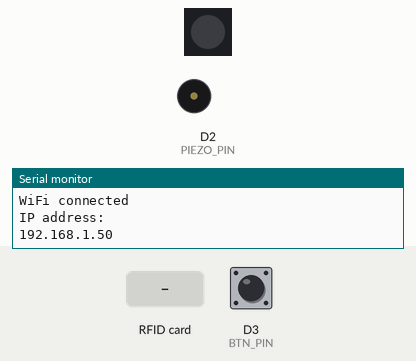
Simulated run of this sketch. Board: ESP8266 (Wemos D1 mini). On the bench: 1 RGB LEDs in strip order, left to right, buzzer (waves = sounding), the last lines printed to the serial monitor. The test bench sets the inputs (shaded band); at power-on: D3 (BTN_PIN) HIGH. Dim RGB values are drawn brighter than linear; WiFi joins after 1.5 s; servers stay silent unless stated; uploads are accepted with an empty reply; not simulated (calls return 0 or success): private_credentials.h.

Above: at 10.3 s.
10.4 s: RFID card 5E 7A 19 C4 held to the reader
At 10.52 s:
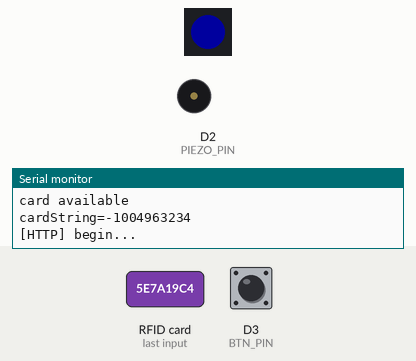
At 11.4 s:
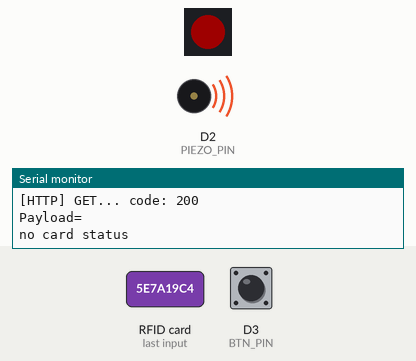
13.1 s: D3 (BTN_PIN) pulled LOW for 0.15 s
At 13.8 s:
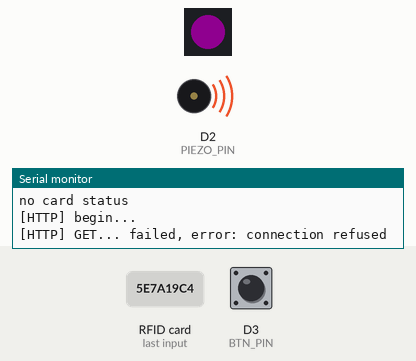
Timing chart, 0 to 16.1 s (numbered marks = the images above; inputs shaded):
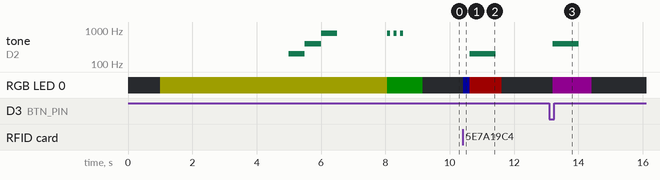

Measured:
- after the input at 10.4 s, tone on D2 (PIEZO_PIN): silent → 200 Hz after 0.22 s, → silent 0.80 s later; RGB LED 0: off → RGB(0, 0, 30) at once, → RGB(30, 0, 0) 0.20 s later, → off 1.0 s later
- after the input at 13.1 s, tone on D2 (PIEZO_PIN): silent → 400 Hz after 0.11 s, → silent 0.80 s later; RGB LED 0: off → RGB(15, 0, 15) after 0.11 s, → off 1.2 s later

The sketch:

RFIDHttpClient.ino
```cpp
/**
 * Using Wemos D1 Mini.
 *
 * RFID reader with http client and color LED indicator.
 * Read RFID if available, GET response from Badge Server on Pi.
 * Set LED/buzzer if access is granted/denied.
 * Service CALL button by hitting some http endpoint. lockout button for 20 secs or so.
 *
 * NOTE: gpio2(D4), gpio0(D3) have external 10k pull-up resistors (used in programming)
 * We can pull down with 'call' button and check for LOW condition.
 * This can be useful to implement a 'Guest Call' button on the reader box.
 *
 * these are not good pins to use for serial bus I/O, since they have the pullup resistor.
 * but they are fine for general signalling, or taking advantage of the pullup (like SPI reset line)
 */

#ifdef ESP8266
extern "C" {
#include "user_interface.h"
}
#endif


// Set DEBUG to 1 for lots of lovely debug output
#define DEBUG  1

// Debug directives
#if DEBUG
#   define DBG_PRINT(...)    Serial.print(__VA_ARGS__)
#   define DBG_PRINTLN(...)  Serial.println(__VA_ARGS__)
#else
#   define DBG_PRINT(...)
#   define DBG_PRINTLN(...)
#endif


#include <Arduino.h>
#include <ESP8266WiFi.h>
#include <ESP8266WiFiMulti.h>
#include <ESP8266HTTPClient.h>
#include "FastLED.h"

#include "private_credentials.h"
//const char* ssid = "the_ssid";
//const char* wpakey = "the_password";

//For more logging to Serial output
//#define DEBUG

#define PIEZO_PIN  D2 // attach piezo element to D2 and GND to hear good/bad tones.

#define PIEZO_TONE_GOOD  800
#define PIEZO_TONE_CALL  400
#define PIEZO_TONE_BAD   200


#define BADGE_URL  "http://172.31.0.1:8081/device/check?badge_id="
#define CALL_URL  "http://172.31.0.1:8081/call"
//#define BADGE_URL  "http://192.168.1.2:8081/device/check?badge_id="
//#define CALL_URL  "http://192.168.1.2:8081/call"

// vars....
ESP8266WiFiMulti WiFiMulti;
char cardBuff[60]; // buffer for RFID value (string of 4 hex bytes, plus spaces)

// #############################################################################
void setup() {

  // on startup, reconnect wifi.
  delay(500);
  WiFi.mode(WIFI_STA);
  WiFi.disconnect();
  delay(500);

  Serial.begin(115200);
  while (!Serial) ;
  // USE_SERIAL.setDebugOutput(true);
  DBG_PRINTLN();
  //USE_SERIAL.print(F("system_get_chip_id(): 0x"));
  //USE_SERIAL.println(system_get_chip_id(), HEX);

  // just use cardBuff once to show MAC H/W address
  sprintf(cardBuff, "MAC %06X.", ESP.getChipId());
  DBG_PRINTLN(cardBuff);

  // 'call' button for doorbell, use internal pull-up resistor (active low)
  SetupButton();

  SetupLED();

  for (uint8_t t = 4; t > 0; t--) {
    DBG_PRINT( "[SETUP] WAIT %d..." );
    DBG_PRINTLN( t);
    Serial.flush();
    delay(1000);
  }

  // set piezo tone output, play bad,good tones for speaker test.
  pinMode(PIEZO_PIN, OUTPUT);
  tone(PIEZO_PIN, PIEZO_TONE_BAD, 500);
  delay(500);
  tone(PIEZO_PIN, PIEZO_TONE_CALL, 500);
  delay(500);
  tone(PIEZO_PIN, PIEZO_TONE_GOOD, 500);
  delay(500);
  digitalWrite(PIEZO_PIN, LOW);


  SetupRFID();

  WiFiMulti.addAP(ssid, wpakey);

  TryWifi();

}

// #############################################################################
// connect to access point on Raspi.
// flash RED if cannot connect.
void TryWifi() {

  while ((WiFiMulti.run() != WL_CONNECTED)) {
    ShowLED(CRGB::Red); // flashing RED while trying to connect to wifi
    delay(500);
    ShowLED(CRGB::Black);
    delay(500);
  }
  // turn of LED, output IP address to Serial tty.
  ShowLED(CRGB::Black);
  Serial.println(F("WiFi connected"));
  Serial.println(F("IP address: "));
  Serial.println(WiFi.localIP());
  ShowLED(CRGB::Green); // flash green after getting IP address.
  // play 'good' 3 times on success wifi connect.
  tone(PIEZO_PIN, PIEZO_TONE_GOOD, 100);
  delay(200);
  tone(PIEZO_PIN, PIEZO_TONE_GOOD, 100);
  delay(200);
  tone(PIEZO_PIN, PIEZO_TONE_GOOD, 100);
  delay(200);
  // delay a little longer after 'good' tones, then go black.
  delay(500);
  ShowLED(CRGB::Black);
}


bool sendURL(String url) {

  HTTPClient http;
  bool ret = false;

  if ((WiFiMulti.run() != WL_CONNECTED)) {
    DBG_PRINT( F("[sendURL] no connection") );
    return false;
  }


  DBG_PRINTLN(F("[HTTP] begin..."));
  // configure traged server and url
  //http.begin("https://192.168.1.12/test.html", "7a 9c f4 db 40 d3 62 5a 6e 21 bc 5c cc 66 c8 3e a1 45 59 38"); //HTTPS

  http.begin(url); //HTTP

  //USE_SERIAL.print("[HTTP] GET...\n");
  // start connection and send HTTP header
  int httpCode = http.GET();

  // httpCode will be negative on error
  if (httpCode > 0) {
    // HTTP header has been send and Server response header has been handled
    DBG_PRINT("[HTTP] GET... code: ");
    DBG_PRINTLN(httpCode);

    // file found at server
    if (httpCode == HTTP_CODE_OK) {
      String payload = http.getString();
      DBG_PRINT(F("Payload="));
      DBG_PRINTLN(payload);

      if (payload.startsWith("ACCESS")) {
        ret = true;
        DBG_PRINTLN(F("Card Accepted"));
      } else if (payload.startsWith("DENY")) {
        DBG_PRINTLN(F("Card Denied"));
      } else {
        DBG_PRINTLN(F("no card status"));
      }

    } else {
#ifdef DEBUG
      DBG_PRINTLN("NOT OK");
#endif
    }
  } else {
#ifdef DEBUG
    DBG_PRINT( "[HTTP] GET... failed, error: ");
    DBG_PRINTLN( HTTPClient::errorToString(httpCode).c_str());
#endif
  }
  http.end();
  return ret;
}


// #############################################################################
// try a card id with the Auth Server.
// Handle result: LED indicator, buzzer.
bool TryCard(String cid) {
  bool accepted =  false;

  if ((WiFiMulti.run() == WL_CONNECTED)) {
    String url = BADGE_URL + cid ;
    accepted =  sendURL(url);
  } else {
    DBG_PRINT( F("[HTTP] auth error") );
  }

  return accepted;
}


// #############################################################################
// Main event loop
void loop() {

  if ( CardAvailable() ) {
    ShowLED(CRGB::Blue);
    yield();

    // if RFID card present, read it. Else, keep looping.
    ScanCard(cardBuff);
    yield();
    String cardString(cardBuff);
    DBG_PRINT(F("cardString="));
    DBG_PRINTLN(cardString);

    if ( TryCard(cardString) ) {
      ShowLED(CRGB::Green);
      yield();
      tone(PIEZO_PIN, PIEZO_TONE_GOOD, 800);
      delay(1000);
      digitalWrite(PIEZO_PIN, LOW);
    } else {
      ShowLED(CRGB::Red);
      yield();
      tone(PIEZO_PIN, PIEZO_TONE_BAD, 800);
      delay(1000);
      digitalWrite(PIEZO_PIN, LOW);
    }
    ShowLED(CRGB::Black);
    delay(500);

  } // if CardAvailable()
  yield();


  if ( TryButton() ) {
    //ShowLED(CRGB::Green);
    ShowLED(CRGB::Purple);
    yield();
    tone(PIEZO_PIN, PIEZO_TONE_CALL, 800);
    SendButton();
    delay(1000);
    yield();
    digitalWrite(PIEZO_PIN, LOW);
    ShowLED(CRGB::Black);
    //delay(1000);
  }


}
```

RFIDButton.ino
```cpp
// 'call' button for doorbell, use internal pull-up resistor (active low)

// NOTE: gpio2(D4), gpio0(D3) have external 10k pull-up resistors (used in programming)
// We can pull down with 'call' button and check for LOW condition.
// This can be useful to implement a 'Guest Call' button on the reader box.

#define BTN_PIN    D3  // button pin here, tie putton to this pin and GND. Add 100nF across button to help debounce.

#define BTN_PRESS_COUNT    5 // loop count for debounce. Must hold button for about 1/3 second to ring.

#define BTN_LOCKOUT_COUNT  800 // count required until btn is serviced again (lockout after call)
// lockout will help prevent repeating alarms if button held down or pressed repeatedly.
// count  800:  approx 20 secs


int btnCount; // debounce counter, while btn pressed (LOW)
int btnLockout; // lockout counter, after successful call.

void SetupButton() {
  pinMode(BTN_PIN, INPUT_PULLUP);
  btnCount = btnLockout = 0;
}

// #############################################################################
// try read 'call' button, if presed then send to CALL_URL.
//
bool TryButton() {

  // check if lockout from last call.
  if (btnLockout > 0) {
    btnLockout--;
    return false;
  }

  // active low button, LOW when pressed.
  if ( digitalRead(BTN_PIN) == HIGH) {
    btnCount = 0;
    return false;
  }

  if ( digitalRead(BTN_PIN) == LOW) {
    if (++btnCount < BTN_PRESS_COUNT) {
      return false;
    }
  }

  btnLockout = BTN_LOCKOUT_COUNT;
  return true;
}

void SendButton() {

  if ((WiFiMulti.run() == WL_CONNECTED)) {
    String url = CALL_URL ;
    sendURL(url);
  } else {
    DBG_PRINT( F("[HTTP] call error") );
  }

}
```

RFIDNeoPixel.ino
```cpp
// Reader Indicator uses one WS2812 (NeoPixel)
//
// Yellow when starting up, flash red when no WiFi
// Green = accepted ; Red = Denied


#define NUM_LEDS   1
#define DATA_PIN   D1 // WS2812B led data output on D1/gpio5

// vars....
CRGB leds[NUM_LEDS];


// set LED color
void ShowLED(CRGB color) {
  fill_solid(leds, NUM_LEDS, color);
  FastLED.show();
  //delay(2000);
}


// call from Setup()
void SetupLED() {
  Serial.println("lights start");
  FastLED.addLeds<NEOPIXEL, DATA_PIN>(leds, NUM_LEDS);
  //LEDS.setBrightness(10); // turn down brightness for indoor testing.
  LEDS.setBrightness(30);
  ShowLED(CRGB::Yellow);

}
```

RFIDReader.ino
```cpp
/**
   RFID reader is Mifare Reader RC522
   returns 4 byte unique id
   use SPI to read card.
*/

#include <SPI.h>
#include <MFRC522.h>  // v 1.2.0

// SS, MOSI, MISO, SCK (gpio15, gpio13, gpio12, gpio14)
// wemos mini: SS=D8, MOSI=D7, MISO=D6, SCK=D5
// There are specific pins for SCK, MISO, MOSI, SS.  Use any pin for RST
#define SS_PIN   D8
#define RST_PIN  D4 // we use D4/gpio2 (has external 10k pull-up resistor)

// NOTE: gpio2(D4), gpio0(D3) have external 10k pull-up resistors (used in programming)
// We can pull down with 'call' button and check for LOW condition.
// This can be useful to implement a 'Guest Call' button on the reader box.
//
// these are not good pins to use for serial bus I/O, since they have the pullup resistor.
// but they are fine for general signalling, or taking advantage of the pullup (like SPI reset line)

// vars....
MFRC522 rfid(SS_PIN, RST_PIN);
// Not using key yet...  MFRC522::MIFARE_Key key;


void SetupRFID() {
  DBG_PRINTLN("spi start");
  SPI.begin();
  rfid.PCD_Init();
}


// #############################################################################
// return true if card available to scan
bool CardAvailable() {
  if ( ! rfid.PICC_IsNewCardPresent()) {
    //Serial.println("card not present");
    return false;
  }
  Serial.println("card present");

  if ( ! rfid.PICC_ReadCardSerial()) {
    Serial.println("card not read");
    return false;
  }
  DBG_PRINTLN("card available");
  return true;
}


// #############################################################################
// scan card from rfid reader into 'rfid' struct, must be already present
bool ScanCard(char* cardbuf) {
  // convert 4-byte binary into unsigned int.
  uint32_t ui = (rfid.uid.uidByte[3] << 24) + (rfid.uid.uidByte[2] << 16) + (rfid.uid.uidByte[1] << 8) + (rfid.uid.uidByte[0]);
  sprintf(cardbuf, "%010i", ui); // format zero-padded for 10 digits

  // reset RFID, to fix glitch/hang.
  rfid.PICC_HaltA();
  rfid.PCD_StopCrypto1();
  // mfr522 cards should be 4 bytes
  if (rfid.uid.size != 4)  {
    Serial.println("ERROR: uid!=4");
    return false;
  }
  return true;
}
```
